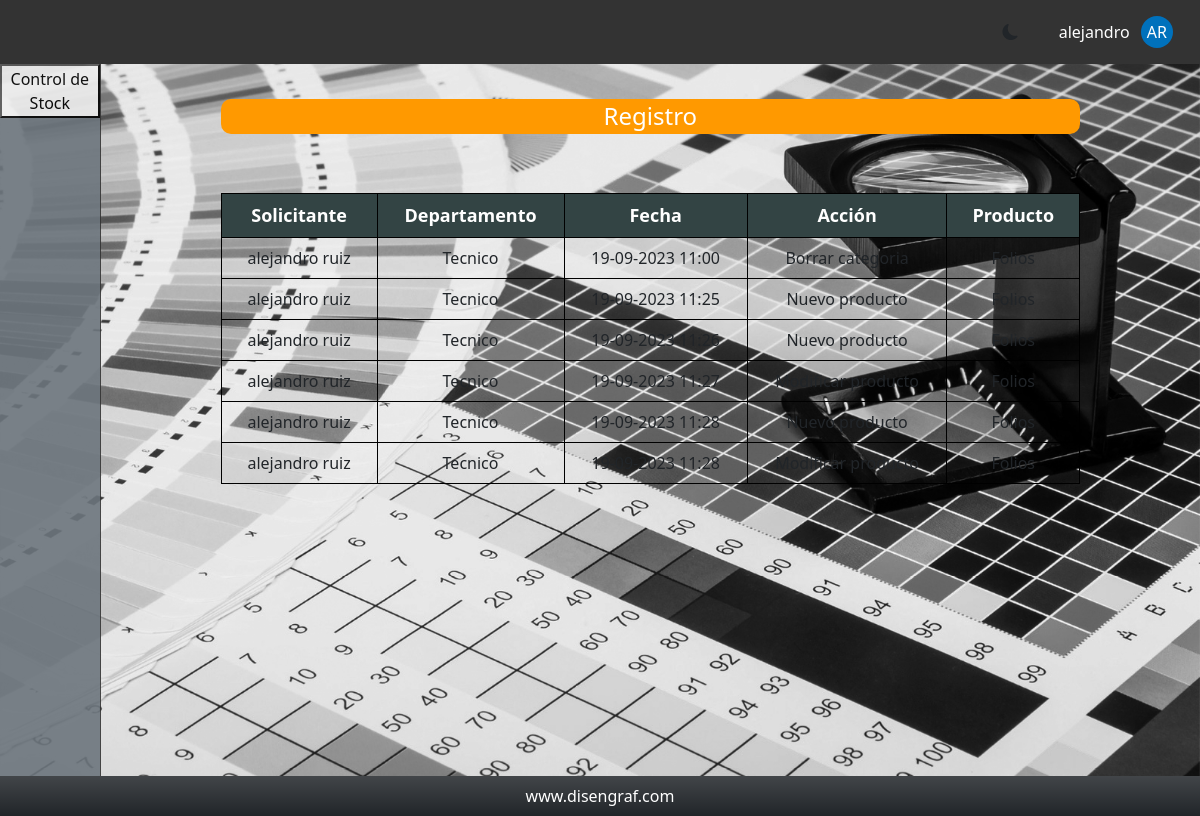
The page /controlStock/registro.php (signed in) on the database its author committed.
### tables this page shows
CREATE TABLE `registro` (
  `id` int(11) NOT NULL,
  `fecha` timestamp NULL DEFAULT current_timestamp(),
  `descripcion` text DEFAULT NULL,
  `id_producto` int(11) DEFAULT NULL,
  `id_categoria` int(11) DEFAULT NULL,
  `id_accion` int(11) DEFAULT NULL,
  `id_usuario` int(11) DEFAULT NULL
);

CREATE TABLE `usuarios` (
  `id` int(11) NOT NULL,
  `username` varchar(255) DEFAULT NULL,
  `pasword` int(11) NOT NULL,
  `nombre` varchar(50) NOT NULL,
  `apellido1` varchar(255) NOT NULL,
  `apellido2` varchar(255) DEFAULT NULL,
  `email` varchar(50) NOT NULL,
  `id_rol` int(11) DEFAULT 3,
  `id_departamento` int(11) DEFAULT NULL
);

CREATE TABLE `departamentos` (
  `id` int(11) NOT NULL,
  `departamento` varchar(255) NOT NULL
);

CREATE TABLE `accion` (
  `id` int(11) NOT NULL,
  `nombre_accion` varchar(255) DEFAULT NULL
);

CREATE TABLE `categorias` (
  `id` int(11) NOT NULL,
  `nombre` varchar(255) DEFAULT NULL,
  `descripcion` text DEFAULT NULL
);

### controlStock/registro.php (the view, shortened to what this page needs)
<?php
include "conexion.php";
    $consulta = "SELECT registro.*,
        productos.nombre AS nombre_producto,
        categorias.nombre AS nombre_categoria,
        usuarios.nombre AS nombre_usuario,
        usuarios.apellido1,
        usuarios.id_departamento,
        accion.nombre_accion
    FROM registro
    LEFT JOIN productos ON registro.id_producto = productos.id
    LEFT JOIN categorias ON registro.id_categoria = categorias.id
    INNER JOIN usuarios ON registro.id_usuario = usuarios.id
    INNER JOIN accion ON registro.id_accion = accion.id";
$resultadoConsulta = mysqli_query($conn, $consulta);
$consulta2 = "SELECT usuarios.*, departamentos.departamento
    FROM usuarios
    INNER JOIN departamentos ON usuarios.id_departamento = departamentos.id";
$resultadoConsulta2 = mysqli_query($conn, $consulta2);
$nomDepa = mysqli_fetch_assoc($resultadoConsulta2);
?>
<?php include 'includes/header.php'; ?>
        <section>
            <div class="bloque-titulo_boton">
                <h2 class="titulo">Registro</h2>
            </div>
            <form method="post">
                <table class="tabla-productos2">
                    <thead>
                        <tr>
                            <th>Solicitante</th>
                            <th>Departamento</th>
                            <th>Fecha</th>
                            <th>Acción</th>
                            <th>Producto</th>
                        </tr>
                    </thead>
                    <tbody>
                        <?php while ($productos = mysqli_fetch_assoc($resultadoConsulta)): ?>
                            <?php
                                $timestamp = strtotime($productos['fecha']);
                                $fechaFormateada = date("d-m-Y H:i", $timestamp);
                            ?>
                            <tr>
                                <td>
                                    <?php  echo $productos["nombre_usuario"] . " " .$productos["apellido1"]; ?>
                                </td>
                                <td>
                                    <?php  echo $nomDepa['departamento']; ?>
                                </td>
                                <td>
                                    <?php echo $fechaFormateada; ?>
                                </td>
                                <td>
                                   <?php  echo $productos['nombre_accion']; ?>
                                </td>
                                <td>
                                    <?php
                                        if(isset($productos['id_producto'])){
                                          echo  $productos['nombre_producto'] ;
                                        }else{
                                            echo  $productos['nombre_categoria'];
                                        }
                                    ?>
                                </td>
                            </tr>
                        <?php endwhile; ?>
                    </tbody>
                </table>
            </form>
        </section>
    </main>
        <?php include 'includes/footer.php'; ?>

### controlStock/includes/header.php (shortened to what this page needs)
<?php
$dosPrimerasLetras = str_replace('.', '', $_SESSION['username']);
$dosPrimerasLetras = substr($dosPrimerasLetras, 0, 2);
$inicial_usuario = strtoupper($dosPrimerasLetras);
?>
<!DOCTYPE html>
<html lang="es">
<head>
    <link rel="stylesheet" href="css/style.css">
    <link rel="stylesheet" href="./csss/bootstrap.min.css">
    <link rel="stylesheet" href="https://cdn.jsdelivr.net/npm/bootstrap-icons@1.10.5/font/bootstrap-icons.css">
</head>
<body data-bs-theme="light">
    <header class="header">
        <button onclick="cambiarTema()" class="btn  -fill"><i id="dl-icon" class="bi bi-moon-fill"></i></button>
        <a class="contenido-usuario-enlace" href="cerrarSesion.php">
            <div class="contenido-usuario">
                <p class="contenido-usuario-nombre"><?php echo $_SESSION['nombre']; ?></p>
                <div class="contenido-usuario-logo">
                    <p class="contenido-usuario-inicial"><?php echo $inicial_usuario; ?></p>
                </div>
            </div>
        </a>
    </header>
    <main class="main inicio">
        <nav class="navegacion bg-secondary">
            <button id="toggleControlStock">Control de Stock</button>
        </nav>

### controlStock/includes/footer.php
    <footer class="footer bg-dark bg-gradient">
        <p class="justify-content-center">www.disengraf.com</p>
    </footer>
</body>
</html>

### controlStock/css/style.css (style rules this page uses)
:root { --azul: rgb(0, 113, 188); --rojo: rgb(193, 39, 45); --claro: white; --oscuro: #333; --oscuroHover: grey; }
html, body { margin: 0; padding: 0; height: 100%; font-family: Arial, Helvetica, sans-serif; box-sizing: border-box; scroll-snap-type: y mandatory; }
.bloque-titulo_boton { width: 100%; margin-top: 0; display: inline-flex; justify-content: end; align-items: end; }
.bloque-titulo_boton h2 { width: 100%; }
.titulo { text-align: center; margin: 2.2rem auto; font-size: 1.5rem; font-weight: 300; background-color: rgb(255, 153, 0); border-radius: 10px; padding: 3px; color: #FFFFFF; }
.lista-contenido h3, p { margin: 0; }
.producto-individual div, p { display: flex; align-items: center; }
.header { display: flex; align-items: center; justify-content: end; background-color: var(--oscuro); }
.contenido-usuario { display: flex; margin: 0.7rem 1rem; cursor: pointer; padding: 0.3rem 0.7rem; transition: all 400ms; }
.contenido-usuario-enlace { text-decoration: none; }
.contenido-usuario p { color: var(--claro); margin: 0; }
.contenido-usuario-logo { background-color: var(--azul); border-radius: 50%; margin-left: 0.7rem; }
.contenido-usuario-nombre { font-size: 1rem; }
.contenido-usuario-inicial { display: flex; justify-content: center; align-items: center; width: 2rem; height: 2rem; padding: 1rem; }
.footer { color: var(--claro); padding: 0.5rem 0; margin: 0; background-color: var(--oscuro); position: relative; }
.footer p { margin: 0; }
main { flex-grow: 1; display: flex; }
.navegacion { border-right: 0.05rem solid var(--oscuro); display: flex; justify-content: start; flex-direction: column; height: calc(100vh - 5.5rem); opacity: 90%; }
section { width: 100%; height: 100%; margin: 0 120px; }
.tabla-productos2 { width: 100%; border-collapse: collapse; margin: 1.5rem 0; }
.tabla-productos2 th, .tabla-productos2 td { border: 1px solid black; padding: 8px 20px; text-align: center; }
.tabla-productos2 th { font-weight: bold; font-size: 18px; background-color: #344; color: white; }
.tabla-productos2 td { font-size: 16px; }
.inicio { background: url('../img/slider1.png'); background-size: cover; background-repeat: no-repeat; background-attachment: fixed; }

### rows shown on the page
registro: id_usuario.nombre "alejandro", id_usuario.apellido1 "ruiz", fecha "19-09-2023 11:00", id_accion.nombre_accion "Borrar categoria", id_categoria.nombre "Folios"
departamentos: departamento "Tecnico"
registro: id_usuario.nombre "alejandro", id_usuario.apellido1 "ruiz", fecha "19-09-2023 11:25", id_accion.nombre_accion "Nuevo producto", id_categoria.nombre "Folios"
registro: id_usuario.nombre "alejandro", id_usuario.apellido1 "ruiz", fecha "19-09-2023 11:26", id_accion.nombre_accion "Nuevo producto", id_categoria.nombre "Folios"
registro: id_usuario.nombre "alejandro", id_usuario.apellido1 "ruiz", fecha "19-09-2023 11:27", id_accion.nombre_accion "Modificar producto", id_categoria.nombre "Folios"
registro: id_usuario.nombre "alejandro", id_usuario.apellido1 "ruiz", fecha "19-09-2023 11:28", id_accion.nombre_accion "Nuevo producto", id_categoria.nombre "Folios"
registro: id_usuario.nombre "alejandro", id_usuario.apellido1 "ruiz", fecha "19-09-2023 11:28", id_accion.nombre_accion "Modificar producto", id_categoria.nombre "Folios"

### other values the page prints
$_SESSION['nombre'] "alejandro"
$inicial_usuario "AR"
